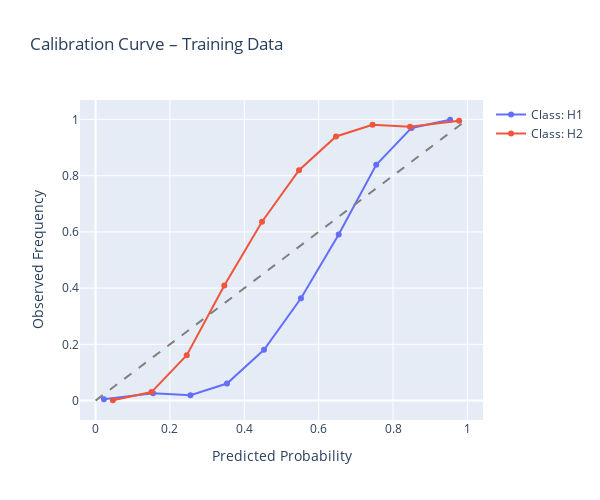

Write notebook code for a chart like this one.
### Markdown cell above
#### Evaluate Training

### Code cell
# Predict class probabilities for the training set
probs_ret_train = lgbm_model.predict_proba(X_ret_resampled)  # Shape: (n_samples, n_classes)

# Convert probabilities to class predictions (hard labels)
y_ret_train_pred = np.argmax(probs_ret_train, axis=1)

# Inverse transform to original labels if LabelEncoder was used
y_ret_train_pred_labels = le.inverse_transform(y_ret_train_pred)
y_ret_train_labels = le.inverse_transform(y_ret_resampled)

# --- Classification Metrics ---
print("Training Accuracy (LightGBM):", accuracy_score(y_ret_resampled, y_ret_train_pred))
print("Training Log Loss:", log_loss(y_ret_resampled, probs_ret_train))
print("\nClassification Report (LightGBM):")
print(classification_report(y_ret_resampled, y_ret_train_pred, target_names=le.classes_))

# --- Calibration Curve (per class) ---
traces = []
for i, class_label in enumerate(le.classes_):
    y_true_bin = (y_ret_resampled == i).astype(int)
    prob_true, prob_pred = calibration_curve(y_true_bin, probs_ret_train[:, i], n_bins=10)
    traces.append(go.Scatter(
        x=prob_pred,
        y=prob_true,
        mode='lines+markers',
        name=f'Class: {class_label}'
    ))

# Diagonal reference line
traces.append(go.Scatter(
    x=[0, 1], y=[0, 1],
    mode='lines',
    line=dict(dash='dash', color='gray'),
    showlegend=False
))

fig_cal = go.Figure(data=traces)
fig_cal.update_layout(
    title="Calibration Curve – Training Data",
    xaxis_title="Predicted Probability",
    yaxis_title="Observed Frequency",
    width=600,
    height=500
)
fig_cal.show()

# --- Classification Report (Plotly Table) ---
report = classification_report(y_ret_resampled, y_ret_train_pred, target_names=le.classes_, output_dict=True)
report_df = pd.DataFrame(report).T.reset_index().rename(columns={'index': 'Class'})
report_df = report_df.round(3)

### Figure 1 — Plotly figure (JSON) as saved in the notebook; plotly's stock layout.template omitted (floating-point values rounded to 4 significant figures)
{"data": [{"mode": "lines+markers", "name": "Class: H1", "type": "scatter", "x": [0.0224, 0.1546, 0.2551, 0.3534, 0.4529, 0.5524, 0.6538, 0.7547, 0.8496, 0.9535], "y": [0.005096, 0.02564, 0.01915, 0.06069, 0.1809, 0.364, 0.591, 0.8384, 0.9697, 0.9988]}, {"mode": "lines+markers", "name": "Class: H2", "type": "scatter", "x": [0.04654, 0.1504, 0.2453, 0.3462, 0.4476, 0.5471, 0.6466, 0.7449, 0.8454, 0.9776], "y": [0.001164, 0.03026, 0.1616, 0.409, 0.636, 0.8191, 0.9393, 0.9809, 0.9744, 0.9949]}, {"line": {"color": "gray", "dash": "dash"}, "mode": "lines", "showlegend": false, "type": "scatter", "x": [0, 1], "y": [0, 1]}], "layout": {"height": 500, "title": {"text": "Calibration Curve – Training Data"}, "width": 600, "xaxis": {"title": {"text": "Predicted Probability"}}, "yaxis": {"title": {"text": "Observed Frequency"}}}}
